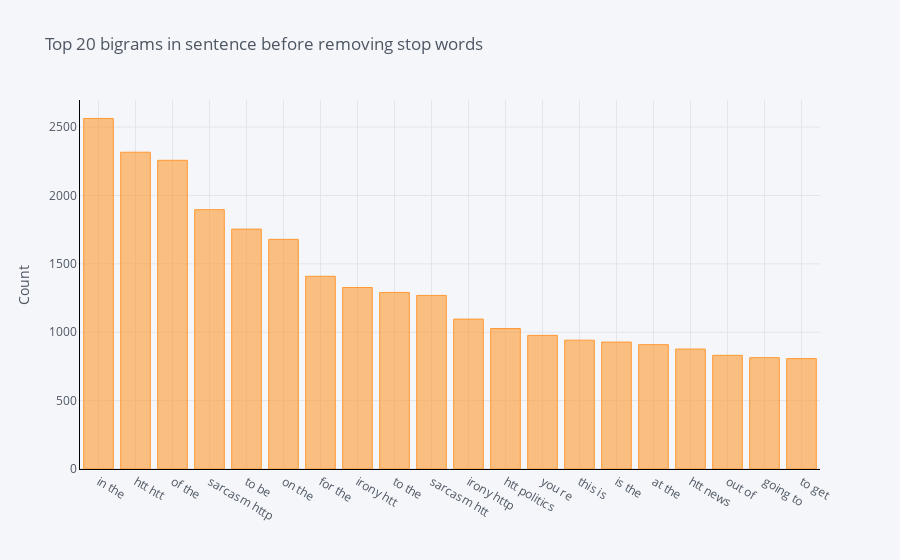

Notebook code for this chart:
### Code cell
def get_top_n_bigram(corpus, n=None):
    vec = CountVectorizer(ngram_range=(2, 2)).fit(corpus.values.astype('U'))
    bag_of_words = vec.transform(corpus.values.astype('U'))
    sum_words = bag_of_words.sum(axis=0) 
    words_freq = [(word, sum_words[0, idx]) for word, idx in vec.vocabulary_.items()]
    words_freq =sorted(words_freq, key = lambda x: x[1], reverse=True)
    return words_freq[:n]
common_words = get_top_n_bigram(sarcasm_df['sentence'], 20)
for word, freq in common_words:
    print(word, freq)
df3 = pd.DataFrame(common_words, columns = ['sentence' , 'count'])
df3.groupby('sentence').sum()['count'].sort_values(ascending=False).iplot(
    kind='bar', yTitle='Count', linecolor='black', title='Top 20 bigrams in sentence before removing stop words')

### Figure 1 — Plotly figure (JSON) as saved in the notebook; plotly's stock layout.template omitted (floating-point values rounded to 4 significant figures)
{"data": [{"marker": {"color": "rgba(255, 153, 51, 0.6)", "line": {"color": "rgba(255, 153, 51, 1.0)", "width": 1}}, "name": "count", "orientation": "v", "text": "", "type": "bar", "x": ["in the", "htt htt", "of the", "sarcasm http", "to be", "on the", "for the", "irony htt", "to the", "sarcasm htt", "irony http", "htt politics", "you re", "this is", "is the", "at the", "htt news", "out of", "going to", "to get"], "y": [2563, 2316, 2257, 1896, 1754, 1679, 1409, 1327, 1291, 1269, 1096, 1027, 977, 942, 928, 909, 877, 831, 814, 807]}], "layout": {"legend": {"bgcolor": "#F5F6F9", "font": {"color": "#4D5663"}}, "paper_bgcolor": "#F5F6F9", "plot_bgcolor": "#F5F6F9", "title": {"font": {"color": "#4D5663"}, "text": "Top 20 bigrams in sentence before removing stop words"}, "xaxis": {"gridcolor": "#E1E5ED", "linecolor": "black", "showgrid": true, "tickfont": {"color": "#4D5663"}, "title": {"font": {"color": "#4D5663"}, "text": ""}, "zerolinecolor": "#E1E5ED"}, "yaxis": {"gridcolor": "#E1E5ED", "linecolor": "black", "showgrid": true, "tickfont": {"color": "#4D5663"}, "title": {"font": {"color": "#4D5663"}, "text": "Count"}, "zerolinecolor": "#E1E5ED"}}}
